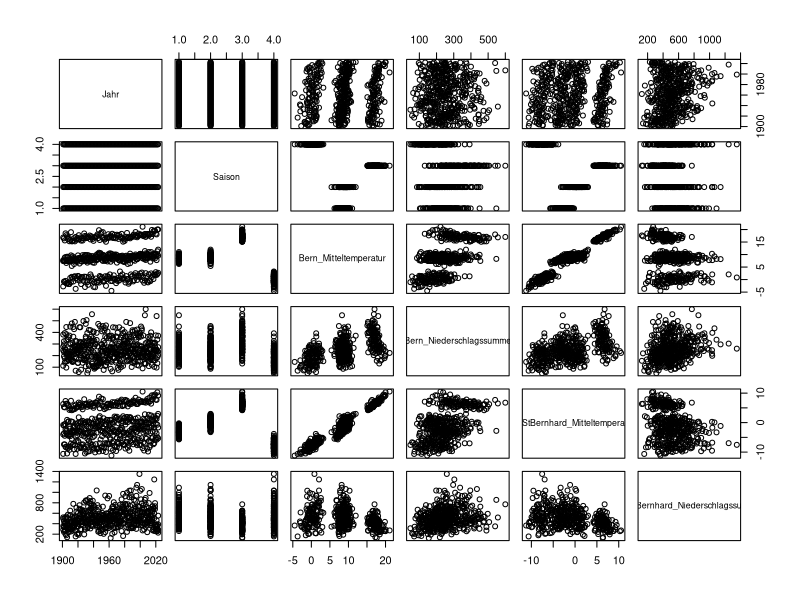
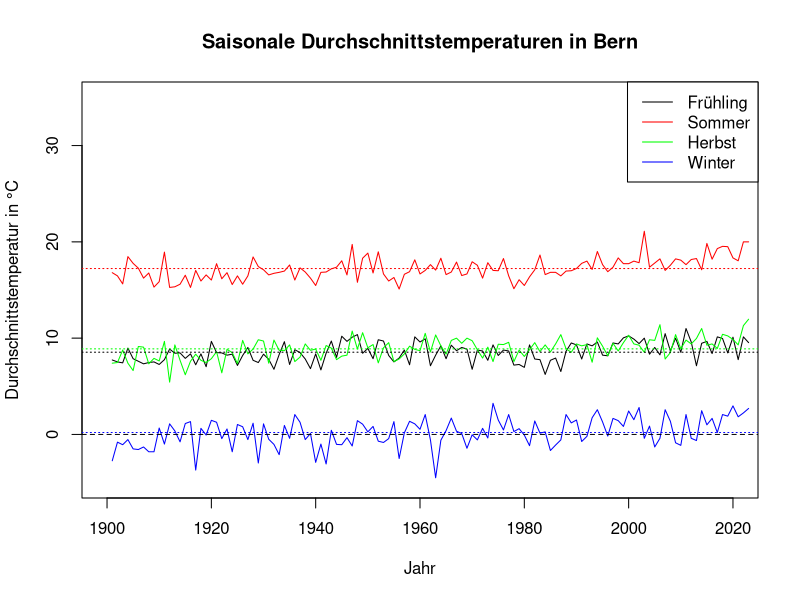
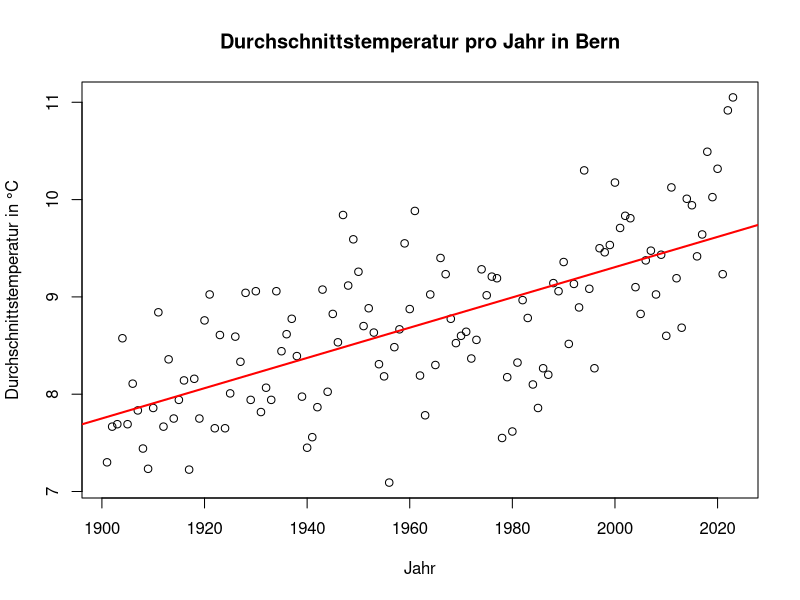
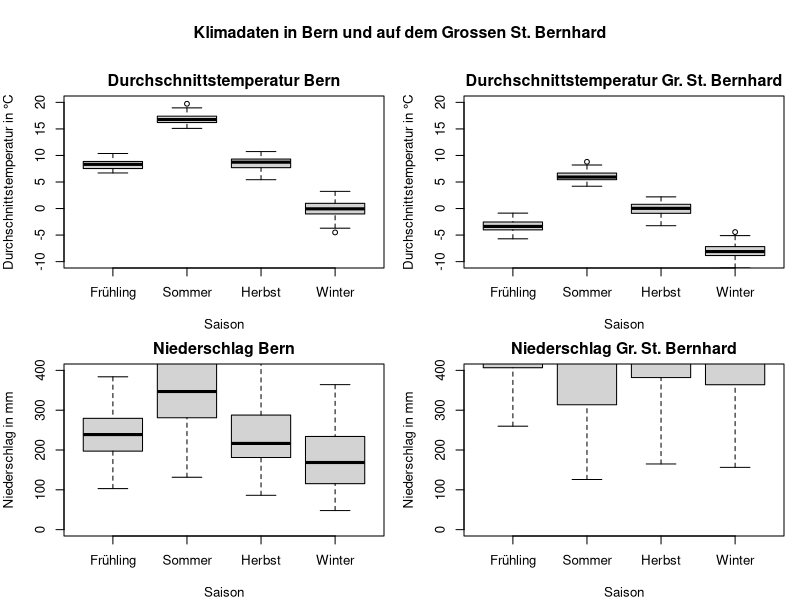
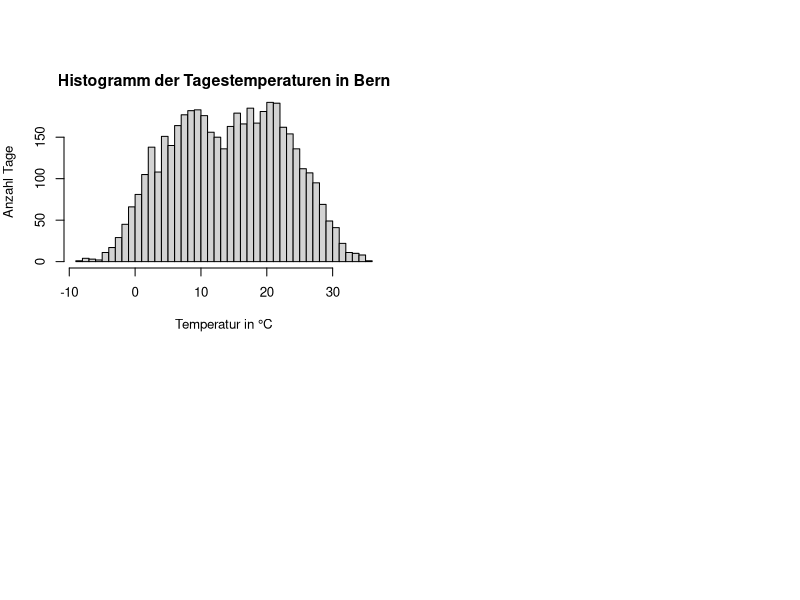
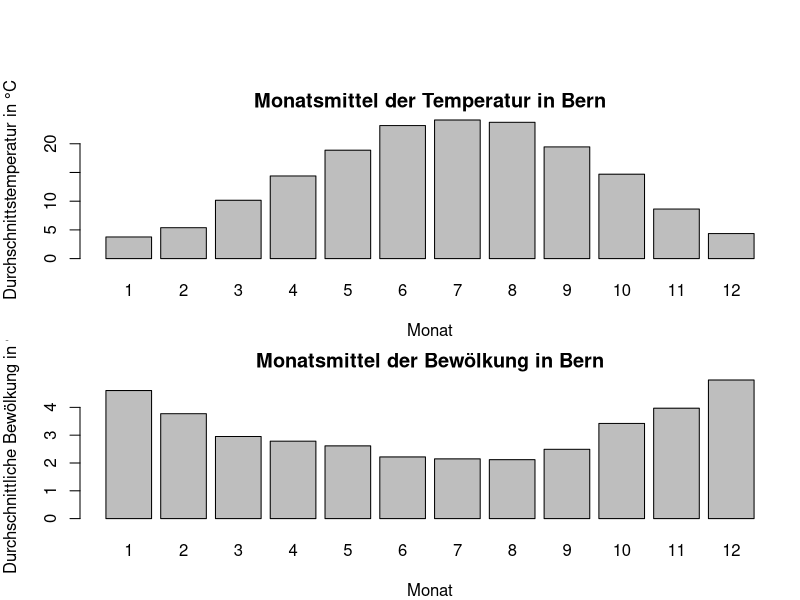

The R source for these figures, in order:
## ---- chunk 1
# CSV-Datei einlesen
meteodaten <- read.csv('Data/meteodaten_saison.csv',
    sep = ',',
    header = TRUE)
## ---- chunk 2
plot(meteodaten)
## ---- chunk 3
# Subsets der Daten erstellen
saison_fruehling <- meteodaten[meteodaten$Saison == "Fruehling(MAM)", ]
saison_sommer <- meteodaten[meteodaten$Saison == "Sommer(JJA)", ]
saison_herbst <- meteodaten[meteodaten$Saison == "Herbst(SON)", ]
saison_winter <- meteodaten[meteodaten$Saison == "Winter(DJF)", ]

# Plot mit den Saisontemperaturen erstellen erstellen
plot(saison_fruehling$Jahr, saison_fruehling$Bern_Mitteltemperatur,
    type = "l",
    xlab = "Jahr",
    ylab = "Durchschnittstemperatur in °C",
    main = "Saisonale Durchschnittstemperaturen in Bern",
    xlim = c(1900, 2020),
    ylim = c(-5, 35))

# Weitere Linien für andere Jahreszeiten auf den selben Plot hinzufügen
lines(saison_sommer$Jahr, saison_sommer$Bern_Mitteltemperatur,
    col = "red")
lines(saison_herbst$Jahr, saison_herbst$Bern_Mitteltemperatur,
    col = "green")
lines(saison_winter$Jahr, saison_winter$Bern_Mitteltemperatur,
    col = "blue")

# Gestrichelte Horizontale Linie bei 0 hinzufügen
abline(h = 0, lty = 2)

# Saisonale Mittelwertlinien hinzufügen
abline(h = mean(saison_fruehling$Bern_Mitteltemperatur),
    col = "black",
    lty = 3)
abline(h = mean(saison_sommer$Bern_Mitteltemperatur),
    col = "red",
    lty = 3)
abline(h = mean(saison_herbst$Bern_Mitteltemperatur),
    col = "green",
    lty = 3)
abline(h = mean(saison_winter$Bern_Mitteltemperatur),
    col = "blue",
    lty = 3)

# Legende hinzufügen
legend("topright",
    legend = c("Frühling", "Sommer", "Herbst", "Winter"),
    col = c("black", "red", "green", "blue"),
    lty = 1,
    xpd = TRUE)
## ---- chunk 4
# Durchschnittstemperatur pro Jahr berechnen
durchschnittstemperatur_pro_jahr <- aggregate(Bern_Mitteltemperatur ~ Jahr,
    data = meteodaten,
    FUN = mean)

# Plot erstellen
plot(durchschnittstemperatur_pro_jahr$Jahr,
    durchschnittstemperatur_pro_jahr$Bern_Mitteltemperatur,
    type = "p",
    xlab = "Jahr",
    ylab = "Durchschnittstemperatur in °C",
    main = "Durchschnittstemperatur pro Jahr in Bern")

# Lineares Modell (lineare Regression) erstellen
trend <- lm(Bern_Mitteltemperatur ~ Jahr,
    data = durchschnittstemperatur_pro_jahr)

# Trendlinie hinzufügen
abline(trend,
    col = "red",
    lwd = 2)  # Die Farbe und Dicke der Linie anpassen
## ---- chunk 5
# Definiere neue Kategorien-Namen und die gewünschte Reihenfolge
neue_namen <- c("Frühling", "Sommer", "Herbst", "Winter")
alte_namen <- c("Fruehling(MAM)", "Sommer(JJA)", "Herbst(SON)", "Winter(DJF)")

# Konvertiere 'Saison' in einen Faktor mit den neuen Namen und der gewünschten Reihenfolge
meteodaten$Saison <- factor(meteodaten$Saison,
                            levels = alte_namen,
                            labels = neue_namen)

# Mehrere Plots in einem Diagramm
par(mfrow = c(2, 2), # 2 Zeilen und 2 Spalten
    mar = c(4, 4, 2, 1), # verkleinert die Ränder
    oma = c(0, 0, 4, 0), # fügt Platz für den Titel hinzu
    cex = 0.8) # verkleinert die Schriftgrösse

# Boxplots erstellen
boxplot(Bern_Mitteltemperatur ~ Saison,
    data = meteodaten[meteodaten$Jahr <= 1980, ],
    ylim = c(-10, 20),
    ylab = "Durchschnittstemperatur in °C",
    main = "Durchschnittstemperatur Bern")

boxplot(GrStBernhard_Mitteltemperatur ~ Saison,
    data = meteodaten[meteodaten$Jahr <= 1980, ],
    ylim = c(-10, 20),
    ylab = "Durchschnittstemperatur in °C",
    main = "Durchschnittstemperatur Gr. St. Bernhard")

boxplot(Bern_Niederschlagssumme ~ Saison,
    data = meteodaten[meteodaten$Jahr <= 1980, ],
    ylim = c(0, 400),
    ylab = "Niederschlag in mm",
    main = "Niederschlag Bern")

boxplot(GrStBernhard_Niederschlagssumme ~ Saison,
    data = meteodaten[meteodaten$Jahr <= 1980, ],
    ylim = c(0, 400),
    ylab = "Niederschlag in mm",
    main = "Niederschlag Gr. St. Bernhard")

# Gesamte Überschrift für alle Plots hinzufügen
title("Klimadaten in Bern und auf dem Grossen St. Bernhard", outer = TRUE)
## ---- chunk 6
# CSV-Datei einlesen
meteodaten_tag <- read.csv('Data/meteodaten_tag.csv',
    sep = ',',
    header = TRUE,
    na.strings = c('-', 'NA'))
## ---- chunk 7
str(meteodaten_tag)
## ---- chunk 8
hist(meteodaten_tag$Temperatur.C.,
     breaks = 40,
     xlab = "Temperatur in °C",
     ylab = "Anzahl Tage",
     main = "Histogramm der Tagestemperaturen in Bern")
## ---- chunk 9
monatsmittel <-
    aggregate(cbind(Temperatur.C., Bewoelkung.Achtel.) ~ Monat,
        data = meteodaten_tag,
        FUN = mean,
        na.rm = TRUE)
## ---- chunk 10
temp_mittel <- aggregate(Temperatur.C. ~ Monat,
    data = meteodaten_tag,
    FUN = mean,
    na.rm = TRUE)
bewoelkung_mittel <- aggregate(Bewoelkung.Achtel. ~ Monat,
    data = meteodaten_tag,
    FUN = mean,
    na.rm = TRUE)

monatsmittel <- merge(temp_mittel, bewoelkung_mittel,
    by = "Monat")
## ---- chunk 11
# Mehrere Plots in einem Diagramm
par(mfrow = c(2, 1))

# Barplot für die Monatsmittel der Temperatur
barplot(temp_mittel$Temperatur.C.,
    names.arg = temp_mittel$Monat,
    xlab = "Monat",
    ylab = "Durchschnittstemperatur in °C",
    main = "Monatsmittel der Temperatur in Bern")

# Barplot für die Monatsmittel der Bewölkung
barplot(bewoelkung_mittel$Bewoelkung.Achtel.,
    names.arg = bewoelkung_mittel$Monat,
    xlab = "Monat",
    ylab = "Durchschnittliche Bewölkung in %",
    main = "Monatsmittel der Bewölkung in Bern")
